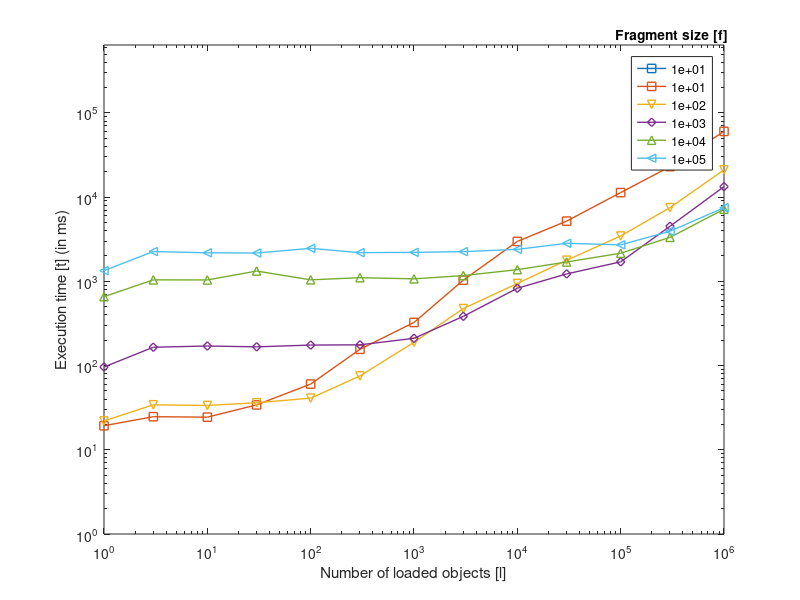

The MATLAB source for this figure: (Note: this script raises an error after producing the figure.)
x = [1.0	3.0	10.0	30.0	100.0	300.0	1000.0	3000.0	10000.0	30000.0	100000.0	300000.0	1000000.0];
y = [14.6	18.0	23.0	43.7	90.0	200.7	504.9	1886.4	4911.6	8477.8	17516.7	36867.7	103485.9; 19.3	24.7	24.4	34.1	60.3	156.0	324.9	1032.3	2977.8	5188.3	11318.1	23026.0	60294.1; 16.2	20.3	20.7	22.1	37.2	75.4	197.0	439.1	1568.5	2793.2	6054.7	14191.9	30543.8; 22.0	34.2	33.6	36.2	41.0	75.3	188.9	474.9	942.8	1780.4	3455.2	7502.5	21078.1; 36.7	62.2	61.5	61.7	65.2	73.5	188.3	404.7	837.1	1270.8	2134.5	5728.2	17645.2; 96.1	165.1	170.7	166.8	175.1	176.3	210.6	383.9	827.7	1224.9	1703.8	4503.1	13323.8; 245.1	413.5	424.1	417.7	440.7	430.5	449.3	532.1	999.4	1365.2	1749.0	3030.4	10553.3; 657.0	1041.5	1038.7	1324.8	1042.4	1104.7	1070.7	1169.9	1376.4	1696.0	2157.6	3327.6	7180.4; 1092.7	1797.1	1776.0	1812.6	1778.7	1807.9	1820.8	1867.1	2001.5	2156.1	2678.7	3704.3	7668.4; 1338.7	2258.8	2183.5	2168.2	2465.6	2190.9	2208.9	2253.1	2397.1	2828.5	2713.7	3935.7	7488.6];
z = [10.0 10.0 100.0 1000.0 10000.0 100000.0];


close all;
%p = loglog(x,y(2,:),'-sr', x,y(4,:),'-vb', x,y(6,:),'-dg', x,y(8,:),'-^k', x,y(10,:),'-<c');
%set(p, 'LineWidth', 1);
%xlabel('Number of loaded objects');
%ylabel('Execution time (ms)');
%l = legend(p, num2str(z', '%-u'),'Location','Best');
%t = get(l, 'title');
%set(t,'string','Fragment size');

colormap(jet(8));
p = loglog(x,y(2,:)-y(2,:)*2,'-s',x,y(2,:),'-s', x,y(4,:),'-v', x,y(6,:),'-d', x,y(8,:),'-^', x,y(10,:),'-<');
%p = loglog(loads, times(1,:),'->', loads, times(2,:),'-s', loads, times(3,:),'-v', loads, times(4,:),'-d', loads, times(5,:),'-^', loads, times(6,:),'-<', loads, times(7,:),'-o');
set(p, 'LineWidth', 1);
xlabel('Number of loaded objects [l]');
ylabel('Execution time [t] (in ms)');
l = legend(p, num2str(z', '%-.0e'),'Location','Best');
t = get(l, 'title');
set(t,'string','Fragment size [f]'); 
ylim([1, 6.4e5]);
%axis tight;
exportfig(gcf, 'measureTimes.eps', 'LineStyleMap', [], 'Color', 'rgb');
